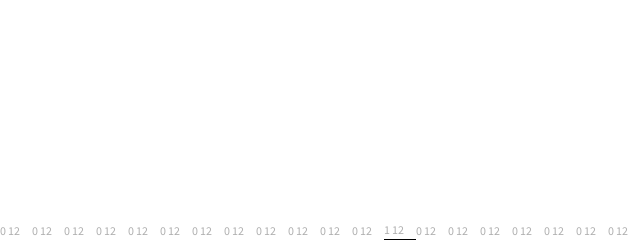
Frame 1 (no input)
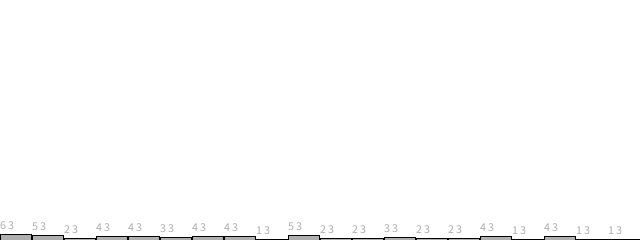
Frame 60 (the mouse pressed at the canvas centre just before this capture)
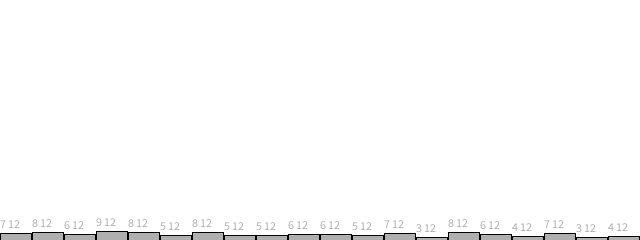
Frame 120 (the mouse held since frame 60 and released just before this capture)

The Processing sketch that drew these frames (run headless with seeded random() and noise(); from frame 60 on, the mouse is pressed at the canvas centre):

// Processing sketch: randomdistribution01
// ── randomdistribution01.pde
int[] randomCounts;
 
void setup() {
  size(640,240);
  randomCounts = new int[20];
}
 
void draw() {
  background(255);
 
//Pick a random number and increase the count.
  int index = int(random(randomCounts.length));
  randomCounts[index]++;
 
  stroke(0);
  fill(175);
  int w = width/randomCounts.length;
//Graphing the results
  for (int x = 0; x < randomCounts.length; x++) {
    rect(x*w,height-randomCounts[x],w-1,randomCounts[x]);
    text(randomCounts[x] + " " + index, x*w, height-randomCounts[x]-5);
  }
}
